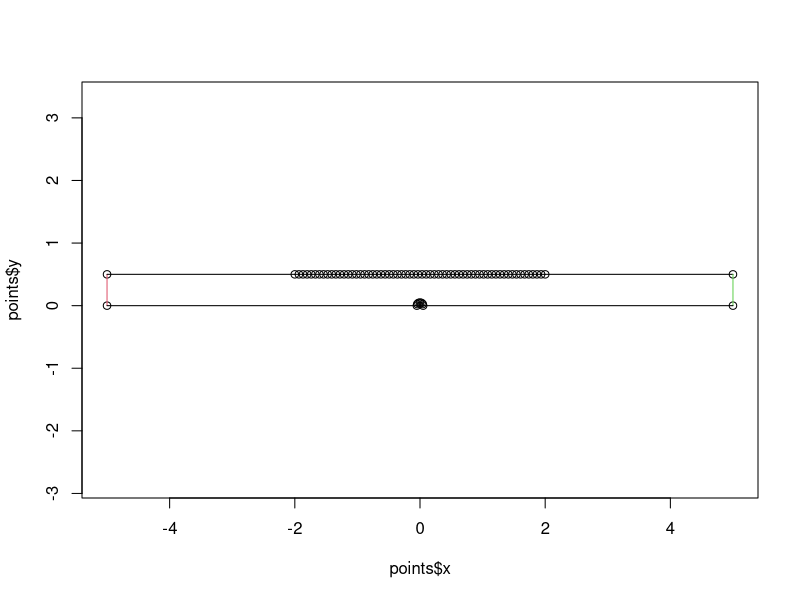
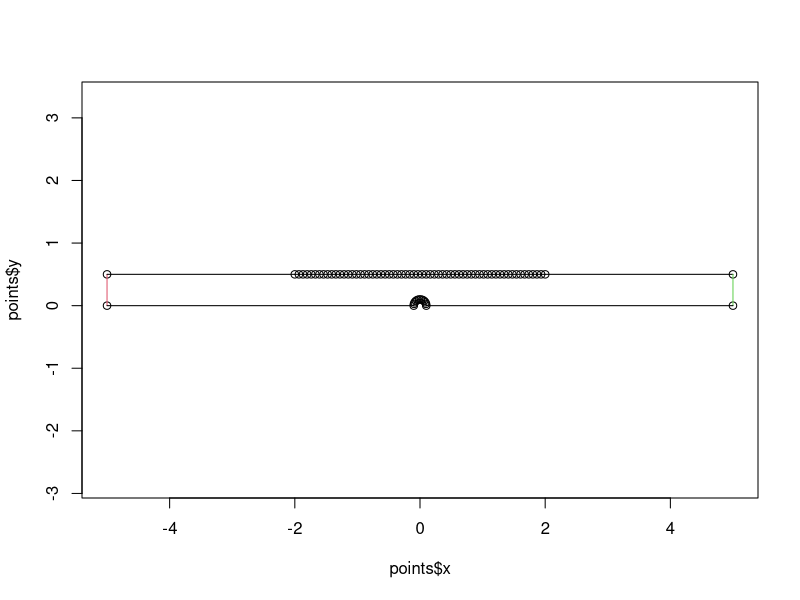
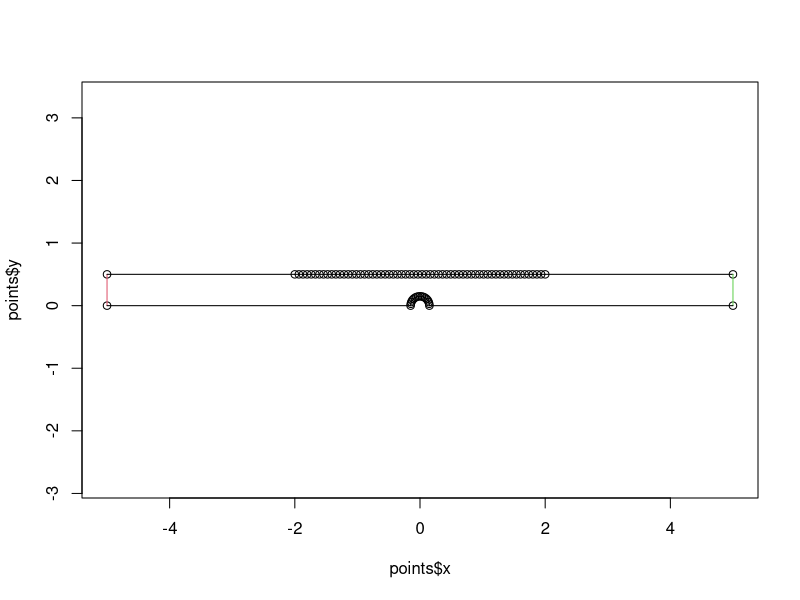
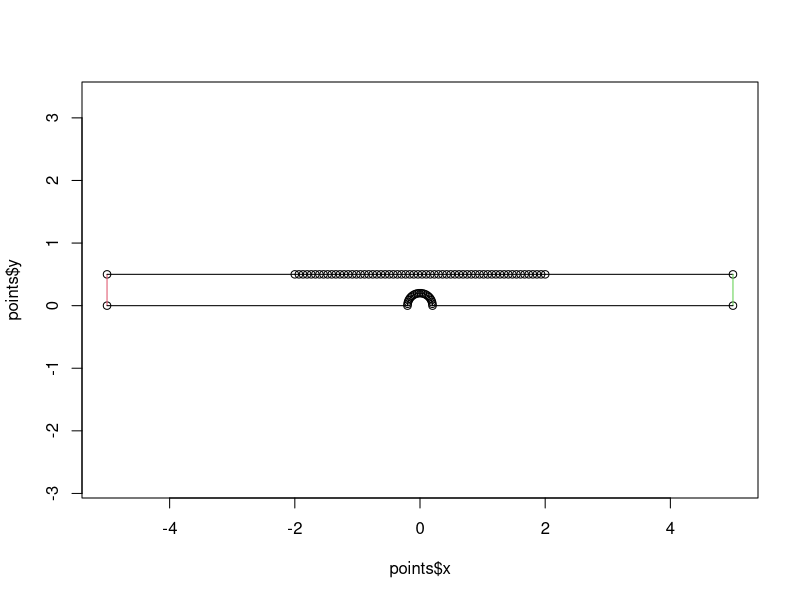
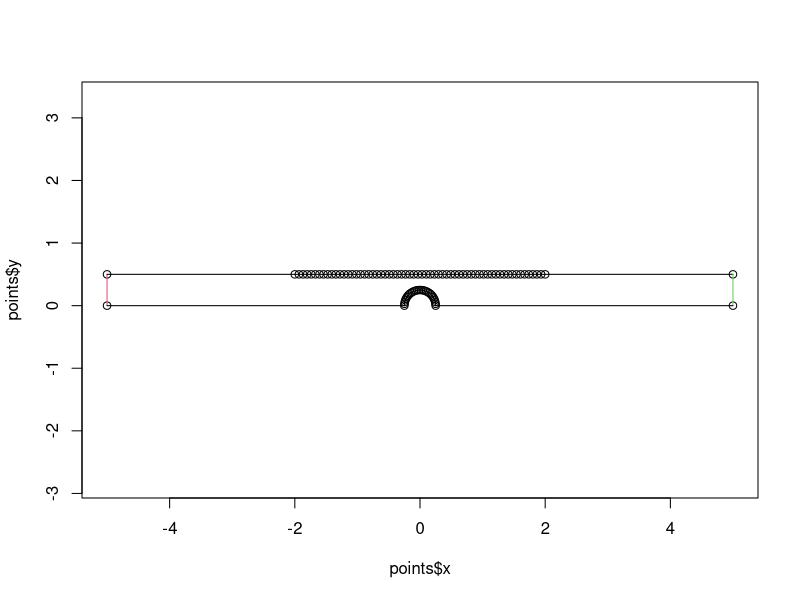
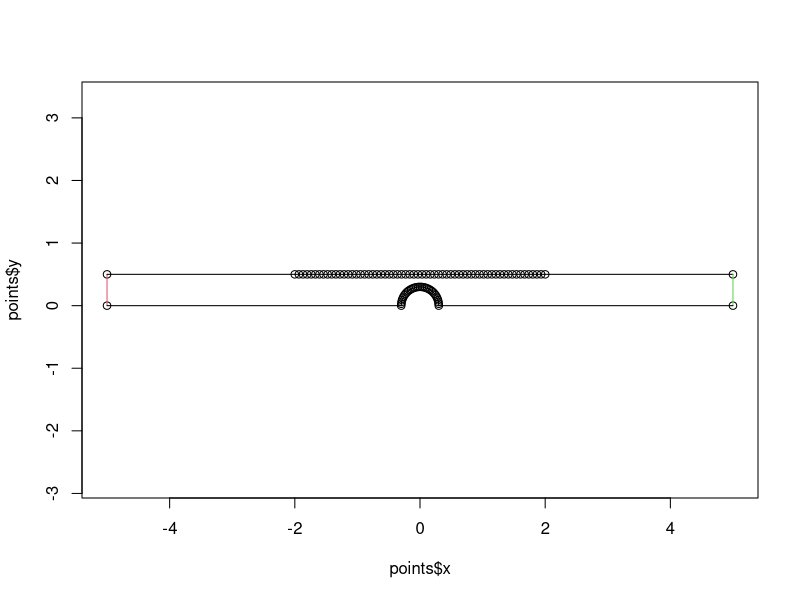
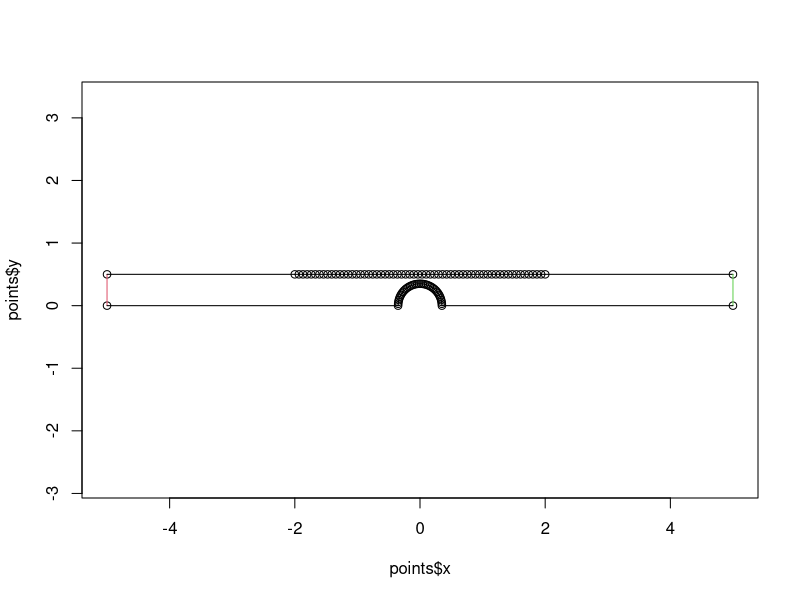
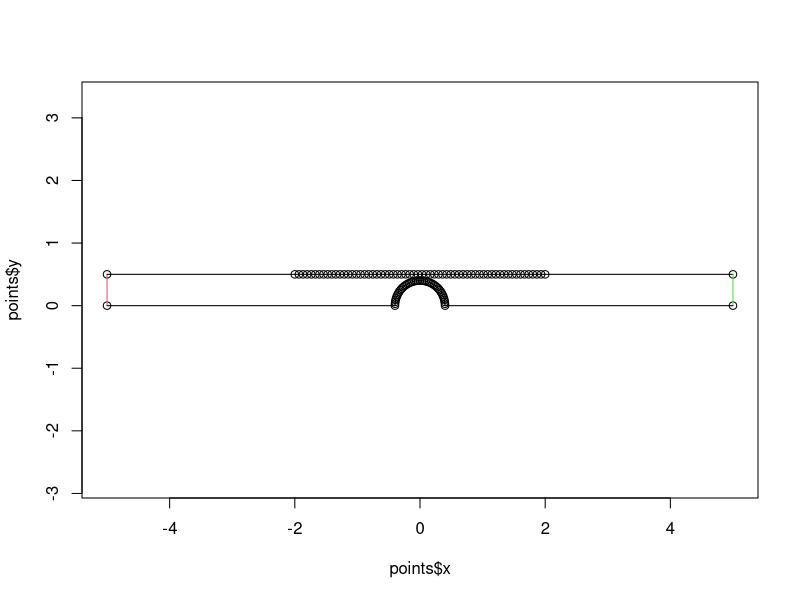

Recreate these plots in R, in order.
write.poly = function(filename, points, segments,limits = c(-0.2,1)) {
    f = file(filename,open="w")
    p = cbind(points$x,points$y,ifelse(points$par,limits[2],0),ifelse(points$par,limits[1],0))
    p = cbind(1:nrow(p),p)
    write.table(t(c(nrow(p),2,ncol(p)-3,0)), file=f,row.names=FALSE,col.names=FALSE)
    write.table(p, file=f,row.names=FALSE,col.names=FALSE)
    s = cbind(segments$i1,segments$i2,segments$tag)
    s = cbind(1:nrow(s),s)
    write.table(t(c(nrow(s),1)), file=f,row.names=FALSE,col.names=FALSE)
    write.table(s, file=f,row.names=FALSE,col.names=FALSE)
    h = data.frame()
    write.table(t(c(nrow(h))), file=f,row.names=FALSE,col.names=FALSE)
    close(f)
}



npar = 60
xpar = 2
for (d in seq(0.1,0.9,0.1)) {
    r = d/2
    ncirc = ceiling(r*pi/0.03)+1
    k = 0

    a = seq(0,pi,len=ncirc)
    points = data.frame(
        x=c(-5,-5,seq(-xpar,xpar,len=npar+2),5,5,r*cos(a)),
        y=c(0,rep(0.5,npar+4),0,r*sin(a)),
        par=c(rep(FALSE,3),rep(TRUE,npar),rep(FALSE,3+ncirc))
    )


    n = nrow(points)
    segments = data.frame(
        i1 = 1:n,
        i2 = c(2:n,1),
        tag = c(2,rep(1,npar+3),3,1,rep(1,ncirc-1),1)
    )

    plot(points$x,points$y,asp=1)
    segments(
        points$x[segments$i1],points$y[segments$i1],
        points$x[segments$i2],points$y[segments$i2],
        col=segments$tag
    )

    write.poly(sprintf("circ_%02.0f.poly",d*100),points, segments)
}


npar = 60
xpar = 2
eps = 0.005
ncirc = ceiling(eps*pi/0.03)+1
for (d in seq(0.1,0.9,0.1)) {
    r = d/2
    
    k = 0
    a = seq(0,pi,len=ncirc)
    points = data.frame(
        x=c(-5,-5,seq(-xpar,xpar,len=npar+2),5,5,eps,eps*cos(a),-eps),
        y=c(0,rep(0.5,npar+4),0,0,r-max(eps*sin(a))+eps*sin(a),0),
        par=c(rep(FALSE,3),rep(TRUE,npar),rep(FALSE,3+ncirc+2))
    )

    n = nrow(points)
    segments = data.frame(
        i1 = 1:n,
        i2 = c(2:n,1),
        tag = c(2,rep(1,npar+3),3,1,rep(1,ncirc-1+2),1)
    )

    plot(points$x,points$y,asp=1)
    segments(
        points$x[segments$i1],points$y[segments$i1],
        points$x[segments$i2],points$y[segments$i2],
        col=segments$tag
    )

    write.poly(sprintf("wall_%02.0f.poly",d*100),points, segments)
}

npar = 100
xpar = 2
eps = 0.005
ncirc = ceiling(eps*pi/0.03)+1
for (d in seq(0.1,0.9,0.1)) {
    r = d/2
    
    k = 0
    a = seq(0,pi,len=ncirc)
    x = seq(-xpar,xpar,len=npar+2)
    alpha = 8.7
    y = 0.5 + r*sin(x*alpha)/(x*alpha)
    points = data.frame(
        x=c(-5,-5,x,5,5,eps,eps*cos(a),-eps),
        y=c(0,0.5,y,0.5,0,0,r-max(eps*sin(a))+eps*sin(a),0),
        par=c(rep(FALSE,3),rep(TRUE,npar),rep(FALSE,3+ncirc+2))
    )

    n = nrow(points)
    segments = data.frame(
        i1 = 1:n,
        i2 = c(2:n,1),
        tag = c(2,rep(1,npar+3),3,1,rep(1,ncirc-1+2),1)
    )

    plot(points$x,points$y,asp=1)
    segments(
        points$x[segments$i1],points$y[segments$i1],
        points$x[segments$i2],points$y[segments$i2],
        col=segments$tag
    )

    write.poly(sprintf("sinc_%02.0f.poly",d*100),points, segments)
}


k = 0
npar_half = floor(npar/2)
a = seq(0,pi,len=ncirc)
points = data.frame(
    x=c(-5,-5,seq(-0.5-xpar,-0.5,len=npar_half+1),-0.5,0.5,seq(0.5,0.5+xpar,len=npar_half+1),5,5),
    y=c(0,rep(0.5,npar_half+2),5,5,rep(0.5,npar_half+2),0),
    par=c(rep(FALSE,3),rep(TRUE,npar_half),rep(FALSE,2),rep(TRUE,npar_half),rep(FALSE,3))
)

n = nrow(points)
segments = data.frame(
    i1 = 1:n,
    i2 = c(2:n,1),
    tag = c(1,rep(3,npar_half+2),3,rep(3,npar_half+2),2,4)
)

plot(points$x,points$y,asp=1)
segments(
    points$x[segments$i1],points$y[segments$i1],
    points$x[segments$i2],points$y[segments$i2],
    col=segments$tag
)

write.poly("side_channel.poly",points, segments)



k = 0
ncirc=5
a = seq(0,pi,len=ncirc)
eps = 0.02
d = xpar
points = data.frame(
    x=c(
        -5,seq(-xpar,xpar,len=npar+2),5,
        5,d-eps*sin(a),5,
        5,seq(xpar,-xpar,len=npar+2),-5
    ),
    y=c(
        rep(0.5,npar+4),
        eps,eps*cos(a),-eps,
        rep(-0.5,npar+4)
    ),
    par=c(
        rep(FALSE,2),rep(TRUE,npar),rep(FALSE,2),
        rep(FALSE,2+ncirc),
        rep(FALSE,2),rep(TRUE,npar),rep(FALSE,2)
    )
)

n = nrow(points)
segments = data.frame(
    i1 = 1:n,
    i2 = c(2:n,1),
    tag = c(
        rep(1,npar+3),3,rep(1,ncirc+1),4,rep(1,npar+3),2)
)

plot(points$x,points$y,asp=1,pch=16,cex=ifelse(points$par,1,0.3))
segments(
    points$x[segments$i1],points$y[segments$i1],
    points$x[segments$i2],points$y[segments$i2],
    col=segments$tag
)

write.poly("split.poly",points, segments, limits=c(-0.03,0.03))


k = 0

a = seq(0,pi,len=ncirc)
x = seq(-xpar,xpar,len=npar+2)
points = data.frame(
    x=c(-5.0,-5.0,ifelse(x<0,x,0)+0.5,+0.5,-0.5,-0.5),
    y=c(-0.5, 0.5,-ifelse(x<0,0,x)+0.5,-5,-5,-0.5),
    par=c(rep(FALSE,3),rep(TRUE,npar),rep(FALSE,4))
)

n = nrow(points)
segments = data.frame(
    i1 = 1:n,
    i2 = c(2:n,1),
    tag = c(2,rep(1,npar+3),3,rep(1,2))
)

a = -pi/4
points[,1:2] = as.matrix(points[,1:2]) %*% matrix(c(cos(a),sin(a),-sin(a),cos(a)),2,2)

plot(points$x,points$y,asp=1)
segments(
    points$x[segments$i1],points$y[segments$i1],
    points$x[segments$i2],points$y[segments$i2],
    col=segments$tag
)

write.poly("turn.poly",points, segments,limits=c(-1,1)*0.3)
